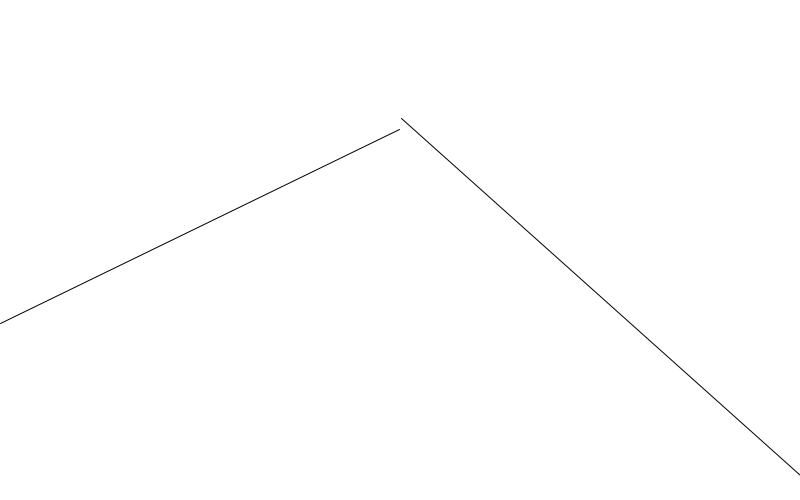
Frame 1 (no input)
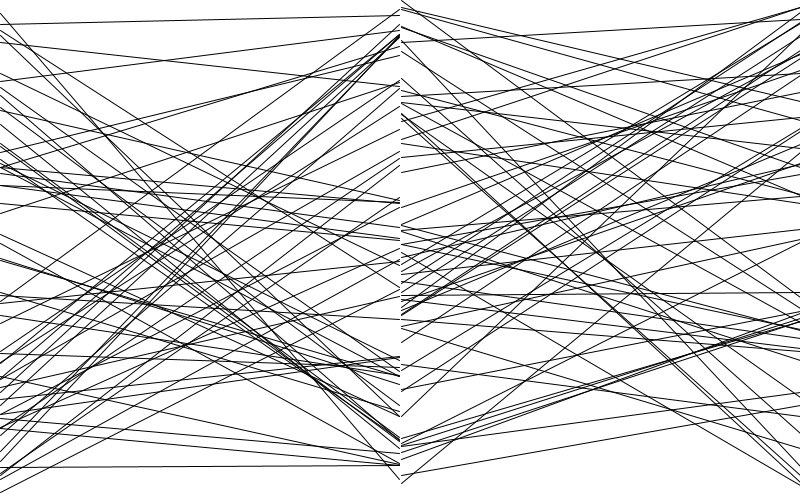
Frame 60 (the mouse pressed at the canvas centre just before this capture)
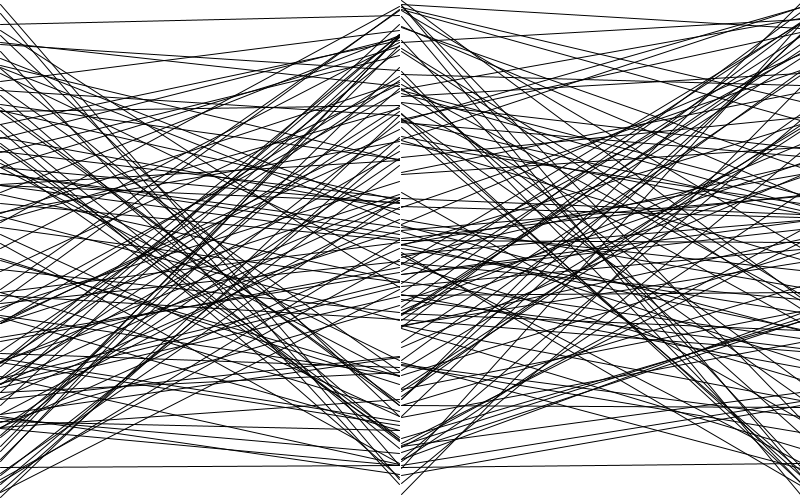
Frame 120 (the mouse held since frame 60 and released just before this capture)

The Processing sketch that drew these frames (run headless with seeded random() and noise(); from frame 60 on, the mouse is pressed at the canvas centre):

// Processing sketch: sandro6
// ── sandro6.pde
void setup()
{
  size(800, 500);
  background(255);
}

void draw()
{
  line(0, random(height), (width/2)-1, random(height));
  line(width, random(height), (width/2)+1, random(height));
}
